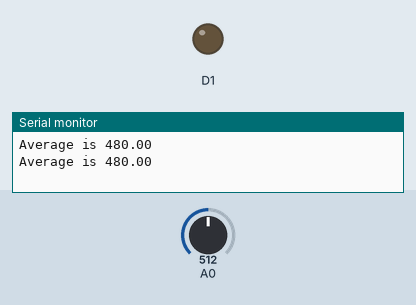
Bench run of a sketch on a simulated ESP8266 (NodeMCU). Parts: output pins drawn as LEDs (lit = HIGH), the last lines printed to the serial monitor. Inputs (shaded band) come from the test bench; at power-on: A0 = 512.

Above: at 1.2 s.
1.3 s: A0 set to 87
2.8 s: A0 set to 73
At 3.7 s:
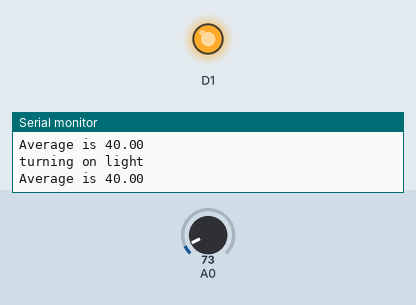
Timing chart, 0 to 5.8 s (numbered marks = the images above; inputs shaded):
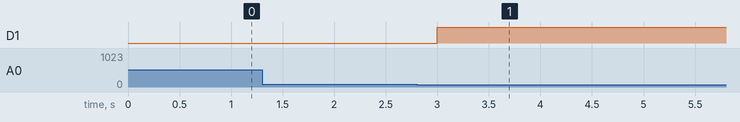

Measured:
- the behaviour switches between 80 and 79 on A0 (found by bisection; images 0 and 1)
- after the input at 2.8 s, D1: LOW → HIGH after 0.20 s

The sketch:

rooftop_agriculture.ino
```cpp
#include <CircularBuffer.h>
CircularBuffer<int, 40> buffer;
unsigned long tim = 0;
#define treshold_value 50 //decide what to keep after testing both with light and without light
int light=0;
float avg = 0.0;
int reading=0;
void setup() {
  // put your setup code here, to run once:
  Serial.begin(9600);
  pinMode(D1, OUTPUT);
  tim = millis();
}

void state2(){
  if(light==0){
    //send_pckt(0,0,1);
    digitalWrite(D1,HIGH);
    Serial.println("turning on light");
    light=1;

  }
}
void state3(){
  if(light==1){
    //send_pckt(0,0,0);
    digitalWrite(D1,LOW);
    Serial.println("turning off light");
    light=0;
  }
}

void state1(){
  tim = millis();
    avg = 0.0;
    // the following ensures using the right type for the index variable
    using index_t = decltype(buffer)::index_t;
    for (index_t i = 0; i < buffer.size(); i++) {
      avg += buffer[i] / buffer.size();
    }
    Serial.print("Average is ");
    Serial.println(avg);
    if(avg < treshold_value){  // LOW-PASS FILTERING FOR STATE2
      state2();
    }
    else{
      state3();
    }
}

void loop() {
  // put your main code here, to run repeatedly:
  reading=analogRead(A0);
  buffer.push(reading);
  if (millis() - tim >= 500) {
    state1();
  }
}
```
